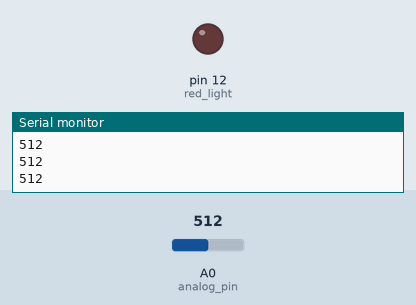
This sketch was run on a simulated Arduino Uno, built with avr-gcc and run on an emulated ATmega328P. On the bench: output pins drawn as LEDs (lit = HIGH), the last lines printed to the serial monitor. Inputs (shaded band) come from the test bench; at power-on: A0 (analog_pin) = 512.

Above: at 1.2 s.
1.3 s: A0 (analog_pin) set to 586
2.8 s: A0 (analog_pin) set to 609
At 4.0 s:
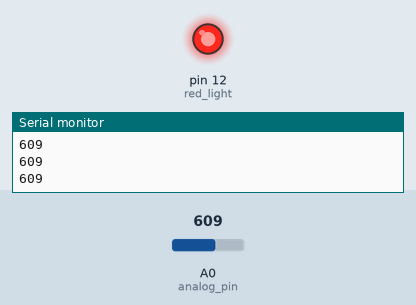
4.3 s: A0 (analog_pin) set to 590
At 5.2 s:
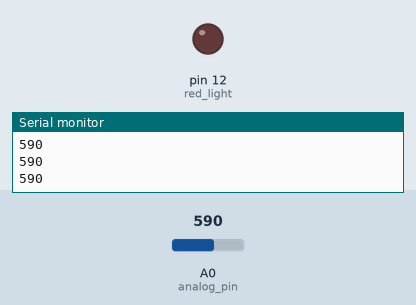
5.8 s: A0 (analog_pin) set to 610
At 6.4 s:
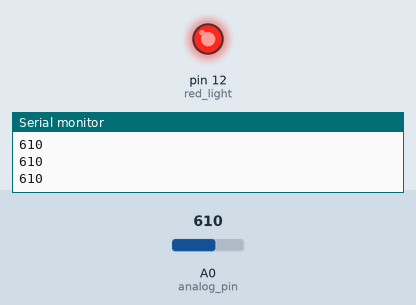
Timing chart, 0 to 8.3 s (numbered marks = the images above; inputs shaded):
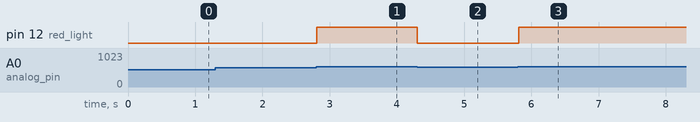

Measured:
- the behaviour switches between 600 and 601 on A0 (analog_pin) (found by bisection; images 0 and 1)
- after the input at 2.8 s, pin 12 (red_light): LOW → HIGH at once
- after the input at 4.3 s, pin 12 (red_light): HIGH → LOW at once
- after the input at 5.8 s, pin 12 (red_light): LOW → HIGH at once

The sketch:

04-night-lamp.ino
```cpp
int red_light = 12;
int analog_pin = A0;
int voltage_value_light_on = 0;
int voltage_value_light_off = 0;


void setup() {
  pinMode(red_light, OUTPUT);
  Serial.begin(9600);
  // put your setup code here, to run once:
}

void loop() {
  voltage_value_light_on = analogRead(analog_pin);
  Serial.println(voltage_value_light_on);
  if(voltage_value_light_on > 600){
    digitalWrite(red_light, HIGH);
  }
  else{
    digitalWrite(red_light, LOW);
  }
  // put your main code here, to run repeatedly:

}
```
